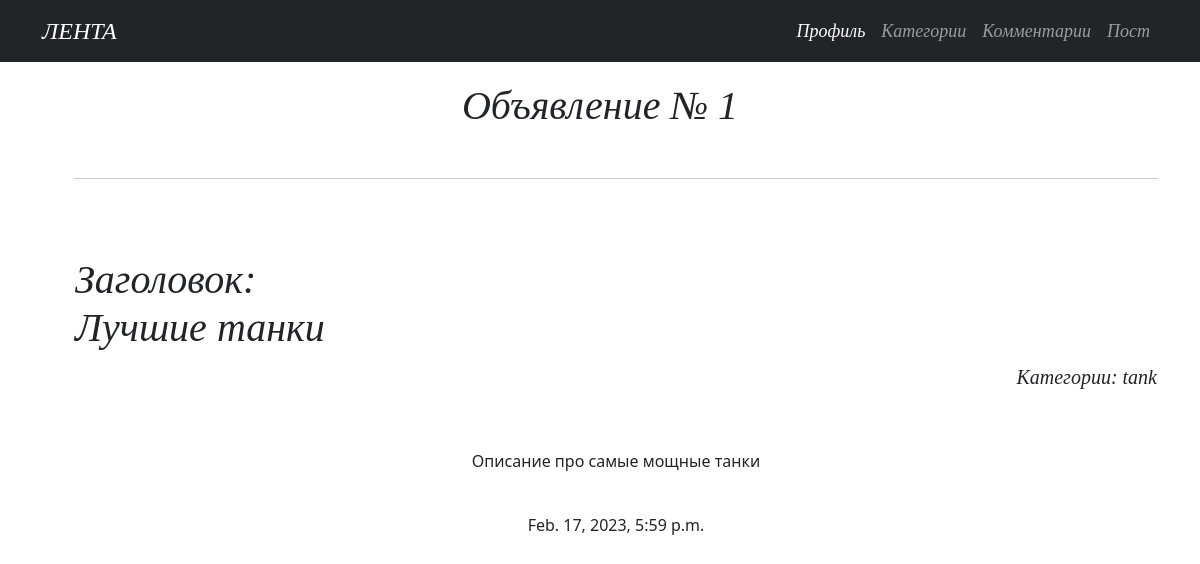
The app's page /article/1 with its own data.
### service/models.py (models this page shows, shortened)
class Article(models.Model):
    TYPE = (
        ('tank', 'Танки'),
        ('heal', 'Хилы'),
        ('dd', 'ДД'),
        ('tank', 'Танки'),
        ('buyers', 'Торговцы'),
        ('gildemaster', 'Гилдмастеры'),
        ('quest', 'Квестгилверы'),
        ('smith', 'Кузнецы'),
        ('tanner', 'Кожевники'),
        ('potion', 'Зельевары'),
        ('spellmaster', 'Мастер заклинаний'),
    )
    author = models.ForeignKey(User, on_delete=models.CASCADE)
    author_id = author.primary_key
    title = models.CharField(max_length=64)
    text = models.CharField(max_length=64)
    category = models.CharField(max_length=11, choices=TYPE, default='tank')
    time_in = models.DateTimeField(auto_now_add=True)

### service/views.py (the view)
# urls.py: path('<int:pk>', ArticleDetail.as_view(), name='article_detail'),
class ArticleDetail(DetailView):
    model = Article
    template_name = 'post.html'
    context_object_name = 'post'

### templates/post.html (shortened to what this page needs)
{% extends 'flatpages/default.html' %}
{% block content %}
<h1 style="text-align: center;margin-top: 20px;font-family: Candara;"><em>Объявление № {{ post.pk }}</em></h1>
<p>&nbsp;</p>
<ul>
    <hr>
    <p>&nbsp;</p>
    <table >
        <tbody>
        <tr>
            <td><h1 style="text-align: left;margin-top: 20px;font-family: Candara;"><em>Заголовок: {{ post.title }} </em></h1></td>
        </tr>
        <tr>
            <td></td>
            <td style="width: 800px;"><p style="text-align: right; font-size:20px; font-family: Candara;"><em>Категории: {{ post.category }}</em></p></td>
        </tr>
        </tbody>
    </table>
    <p>&nbsp;</p>
    {% autoescape off %}{{ post.text }}{% endautoescape %}
    <p>&nbsp;</p>
    {{ post.time_in }}
</ul>
{% endblock content %}

### records on screen
Article: pk "1", title "Лучшие танки", category "tank", text "Описание про самые мощные танки", time_in "Feb. 17, 2023, 5:59 p.m."
